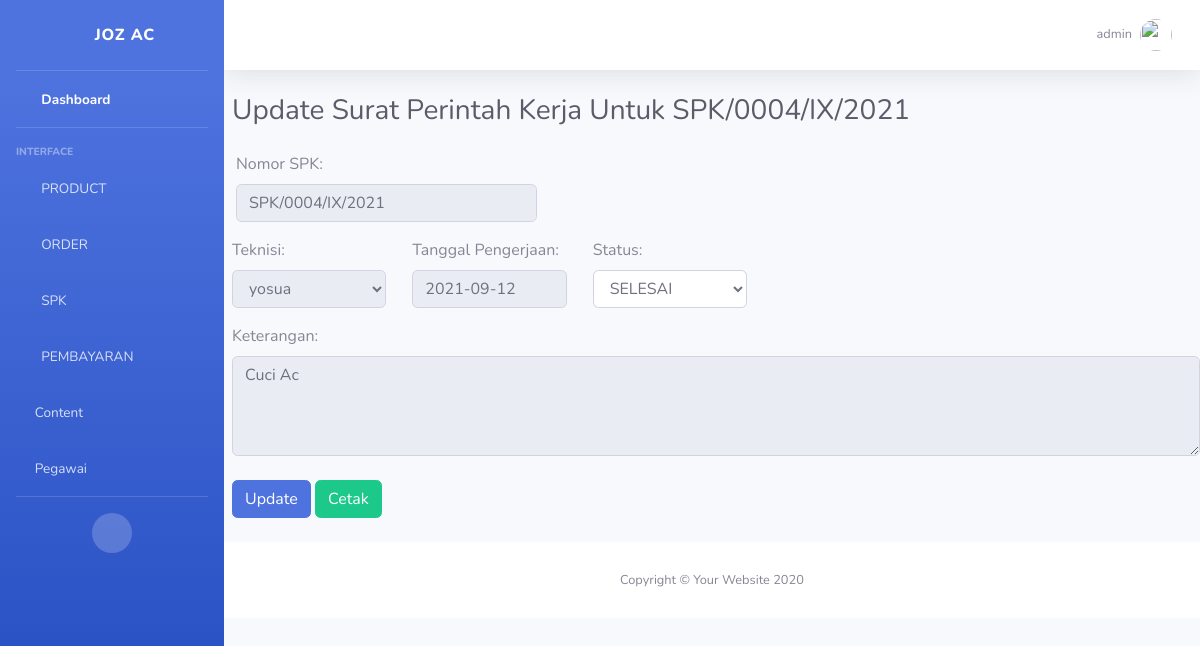
Page /spk/admin/teknisi_spk/spk0004ix2021-yosua (signed in) on the committed database.
### account/models.py (models this page shows)
class Account(AbstractBaseUser, PermissionsMixin):
	jabatanChoice        = [
	('ADMIN','ADMIN'),
	('TEKNISI','TEKNISI'),
	]
	username 	= models.CharField(max_length=20, unique=True)
	jabatan 	= models.CharField(choices=jabatanChoice, max_length=8)
	date_joined = models.DateTimeField(auto_now_add=True)
	last_login 	= models.DateTimeField(auto_now=True)
	is_active = models.BooleanField(default=True)
	is_staff = models.BooleanField(default=True)
	is_superuser = models.BooleanField(default=False)
	is_admin	= models.BooleanField(default=True)
	objects = AccountManage()
	USERNAME_FIELD = 'username'
	REQUIRED_FIELDS = []
	def __str__(self):
		return self.username
	class Meta:
		verbose_name = 'Account'
		verbose_name_plural = 'Account'

### SPK_teknisi/models.py (models this page shows, shortened)
class SPKModel(models.Model):
    statusChoice        = [
        ('PENDING','ON PROGRESS'),
        ('CANCEL','CANCEL'),
        ('SELESAI','SELESAI'),
    ]
    no_SPK			= models.CharField(max_length=30, verbose_name='Nomor SPK', blank=True, unique=True)
    tgl_input		= models.DateField(auto_now=True, verbose_name='Tanggal Input')
    teknisi			= models.ForeignKey(settings.AUTH_USER_MODEL, on_delete=models.SET_NULL, related_name='teknisiUser', verbose_name='Teknisi', null=True)
    pesanan		    = models.OneToOneField(InvoiceModel, related_name='SPK', on_delete=models.SET_NULL, verbose_name='Invoice', null=True)
    tgl_pengerjaan	= models.DateField(verbose_name='Tanggal Pengerjaan')
    keterangan		= models.TextField(verbose_name='Keterangan')
    status			= models.CharField(choices=statusChoice, max_length=10, default='PENDING')
    slug_SPK		= models.SlugField()
    class Meta:
        verbose_name='Surat Perintah Kerja'
        verbose_name_plural='Surat Perintah Kerja'

### SPK_teknisi/views.py (the view, shortened to what this page needs)
# urls.py: path('admin/teknisi_spk/<slug:slug>', SPK_UpdateStatus.as_view(), name='updateStatus'),
class SPK_UpdateStatus(LoginRequiredMixin, UpdateView):
	login_url = reverse_lazy('account:login')
	model = SPKModel
	template_name = 'SPK_teknisi/updateStatus.html'
	form_class = SPK_Update_Status
	success_url = reverse_lazy('spk:teknisiSPK')
	slug_url_kwarg = 'slug'
	slug_field = 'slug_SPK'

### SPK_teknisi/forms.py
class SPK_Update_Status(forms.ModelForm):
    class Meta:
        model = SPKModel
        fields = ('no_SPK', 'teknisi', 'pesanan', 'tgl_pengerjaan', 'keterangan', 'status')
        widgets={
            'no_SPK':forms.TextInput(attrs={
                'class':"form-control",
                'onchange':"SPK_Value(this.value)",
                'readonly':True,
                }),
            'keterangan': forms.Textarea(attrs={
                'class':"form-control",
                'style': 'height: 100px',
                'readonly':True,
                }),
            'teknisi': forms.Select(attrs={
                'class':"form-control",
                'readonly':True,
                }),
            'tgl_pengerjaan':forms.TextInput(attrs={
                'class':"datepicker form-control",
                'readonly':True,
                }),
            'status':forms.Select(attrs={
                'class':"form-control",
                }),
            'pesanan':forms.HiddenInput(),
        }

### SPK_teknisi/templates/SPK_teknisi/updateStatus.html (shortened to what this page needs)
{% extends "admin/base_admin.html" %}
{% load static %}
{% block Content %}
	<div class="container-fluid pr-auto pl-2">
		<div class="d-sm-flex align-items-center justify-content-between mb-4">
	        <h1 class="h3 mb-0 text-gray-800">Update Surat Perintah Kerja Untuk {{object.no_SPK}}</h1>
	    </div>
    </div>
    <form method="post" autocomplete="off">
    	<div class="col-md-4 mb-3">
  			{{form.no_SPK.label_tag}}
  			{{form.no_SPK}}
		  </div>
    	<div class="form-row">
    		<div class="col-sm-2 mb-3 ml-2">
    			{{form.teknisi.label_tag}}
    			{{form.teknisi}}
    		</div>
    		<div class="col-sm-2 mb-2 ml-3">
    			{{form.tgl_pengerjaan.label_tag}}
    			{{form.tgl_pengerjaan}}
    		</div>
    		<div class="col-sm-2 mb-2 ml-3">
	    		{{form.status.label_tag}}
	    		{{form.status}}
    		</div>
    	</div>
    	<div class="ml-2">
    		{{form.keterangan.label_tag}}
    		{{form.keterangan}}
    	</div>
    	<button type="submit" class="btn btn-primary my-4 ml-2">Update</button>
      	<a class="btn btn-success" href="{% url "spk:cetakPDF" slug=object.slug_SPK%}" target="_blank">Cetak</a>
    </form>
{% endblock Content %}

### templates/admin/include/topBar.html (shortened to what this page needs)
{% load static %}
                <nav class="navbar navbar-expand navbar-light bg-white topbar mb-4 static-top shadow">
                    <ul class="navbar-nav ml-auto">
                        <li class="nav-item dropdown no-arrow">
                            <a class="nav-link dropdown-toggle" href="#" id="userDropdown" role="button"
                                data-toggle="dropdown" aria-haspopup="true" aria-expanded="false">
                                <span class="mr-2 d-none d-lg-inline text-gray-600 small">{{request.user}}</span>
                                <img class="img-profile rounded-circle" src="{% static "img/undraw_profile.svg" %}">
                            </a>
                        </li>
                    </ul>
                </nav>

### rows in the picture
Account: user "admin"
SPKModel: no_SPK "SPK/0004/IX/2021", teknisi "yosua", tgl_pengerjaan "2021-09-12", status "SELESAI", keterangan "Cuci Ac"
